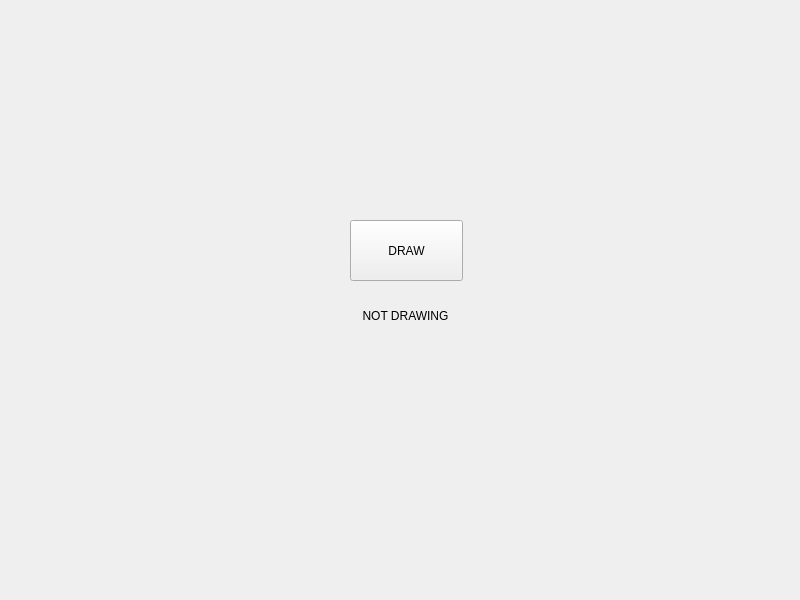
<?xml version="1.0" encoding="UTF-8"?>
<ui version="4.0">
 <class>MainWindow</class>
 <widget class="QMainWindow" name="MainWindow">
  <property name="geometry">
   <rect>
    <x>0</x>
    <y>0</y>
    <width>800</width>
    <height>600</height>
   </rect>
  </property>
  <property name="windowTitle">
   <string>MainWindow</string>
  </property>
  <widget class="QWidget" name="centralwidget">
   <widget class="QPushButton" name="drawButton">
    <property name="geometry">
     <rect>
      <x>350</x>
      <y>220</y>
      <width>113</width>
      <height>61</height>
     </rect>
    </property>
    <property name="text">
     <string>DRAW</string>
    </property>
   </widget>
   <widget class="QLabel" name="art">
    <property name="geometry">
     <rect>
      <x>340</x>
      <y>280</y>
      <width>131</width>
      <height>71</height>
     </rect>
    </property>
    <property name="text">
     <string>NOT DRAWING</string>
    </property>
    <property name="alignment">
     <set>Qt::AlignCenter</set>
    </property>
   </widget>
  </widget>
 </widget>
 <resources/>
 <connections/>
</ui>
